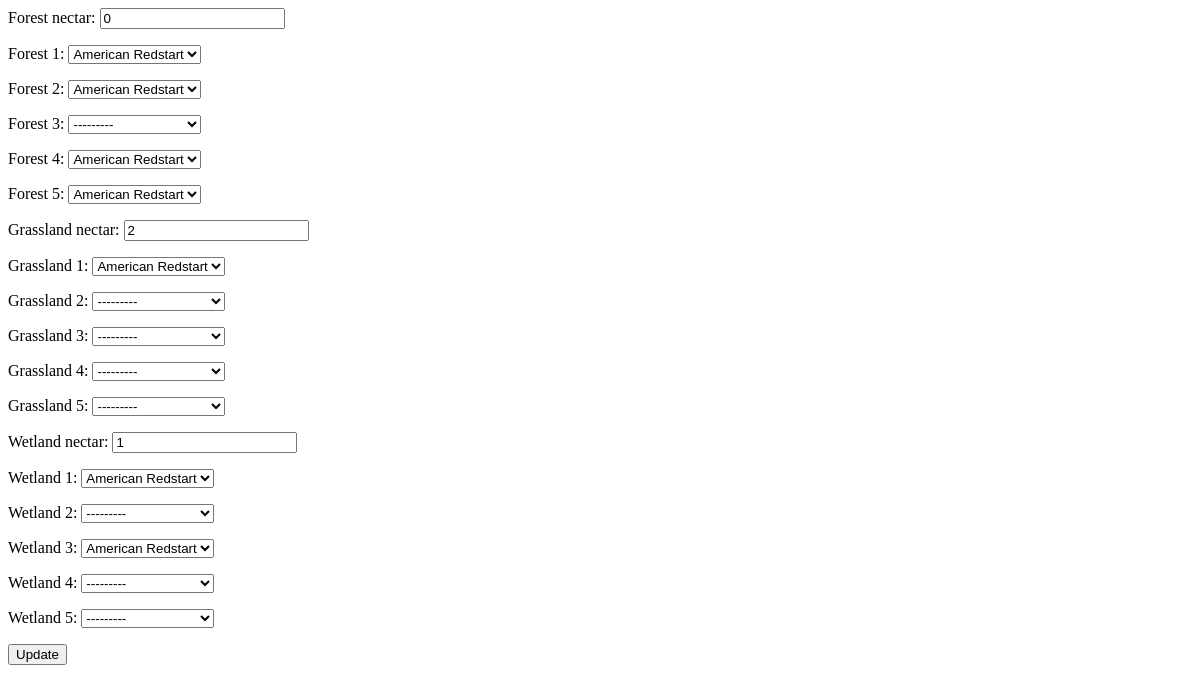
The page /aviary/board/1/add/ on the database its author committed.
### aviary/models.py (models this page shows)
class Board(models.Model):
    forest_nectar = models.PositiveIntegerField(default=0)
    forest_1 = models.ForeignKey(BirdCard, related_name="Forest1", on_delete=models.SET_NULL, null=True, blank=True)
    forest_2 = models.ForeignKey(BirdCard, related_name="Forest2", on_delete=models.SET_NULL, null=True, blank=True)
    forest_3 = models.ForeignKey(BirdCard, related_name="Forest3", on_delete=models.SET_NULL, null=True, blank=True)
    forest_4 = models.ForeignKey(BirdCard, related_name="Forest4", on_delete=models.SET_NULL, null=True, blank=True)
    forest_5 = models.ForeignKey(BirdCard, related_name="Forest5", on_delete=models.SET_NULL, null=True, blank=True)
    grassland_nectar = models.PositiveIntegerField(default=0)
    grassland_1 = models.ForeignKey(BirdCard, related_name="Grassland1", on_delete=models.SET_NULL, null=True, blank=True)
    grassland_2 = models.ForeignKey(BirdCard, related_name="Grassland2", on_delete=models.SET_NULL, null=True, blank=True)
    grassland_3 = models.ForeignKey(BirdCard, related_name="Grassland3", on_delete=models.SET_NULL, null=True, blank=True)
    grassland_4 = models.ForeignKey(BirdCard, related_name="Grassland4", on_delete=models.SET_NULL, null=True, blank=True)
    grassland_5 = models.ForeignKey(BirdCard, related_name="Grassland5", on_delete=models.SET_NULL, null=True, blank=True)
    wetland_nectar = models.PositiveIntegerField(default=0)
    wetland_1 = models.ForeignKey(BirdCard, related_name="Wetland1", on_delete=models.SET_NULL, null=True, blank=True)
    wetland_2 = models.ForeignKey(BirdCard, related_name="Wetland2", on_delete=models.SET_NULL, null=True, blank=True)
    wetland_3 = models.ForeignKey(BirdCard, related_name="Wetland3", on_delete=models.SET_NULL, null=True, blank=True)
    wetland_4 = models.ForeignKey(BirdCard, related_name="Wetland4", on_delete=models.SET_NULL, null=True, blank=True)
    wetland_5 = models.ForeignKey(BirdCard, related_name="Wetland5", on_delete=models.SET_NULL, null=True, blank=True)

### aviary/views.py (the view, shortened to what this page needs)
# urls.py: path('board/<pk>/add/', views.BirdAddView.as_view(), name='bird_add'),
class BirdAddView(UpdateView):
    model = Board
    form_class = BirdAddModelForm
    template_name = "aviary/bird_add.html"

### aviary/views.py
class BirdAddModelForm(forms.ModelForm):
    def __init__(self, *args, **kwargs):
        super(BirdAddModelForm, self).__init__(*args, **kwargs)
        field_name = kwargs.pop('board_slot', None)
        if field_name:
            for field in self.fields.copy():
                if field != field_name:
                    del self.fields[field]
    class Meta:
        model = Board
        exclude = ()

### aviary/models.py (called while the page is built)
    def __str__(self):
        return self.name

### aviary/templates/aviary/bird_add.html
{% load static %}
<link rel="stylesheet" href="{% static 'aviary/css/bird_add.css' %}">
<form method="post">{% csrf_token %}
    {{ form.as_p }}
    <input type="submit" value="Update">
</form>

### rows shown on the page
Board: forest_nectar "0", forest_1 "American Redstart", forest_2 "American Redstart", forest_3 "---------", forest_4 "American Redstart", forest_5 "American Redstart", grassland_nectar "2", grassland_1 "American Redstart", grassland_2 "---------", grassland_3 "---------", grassland_4 "---------", grassland_5 "---------", wetland_nectar "1", wetland_1 "American Redstart", wetland_2 "---------", wetland_3 "American Redstart", wetland_4 "---------", wetland_5 "---------"
